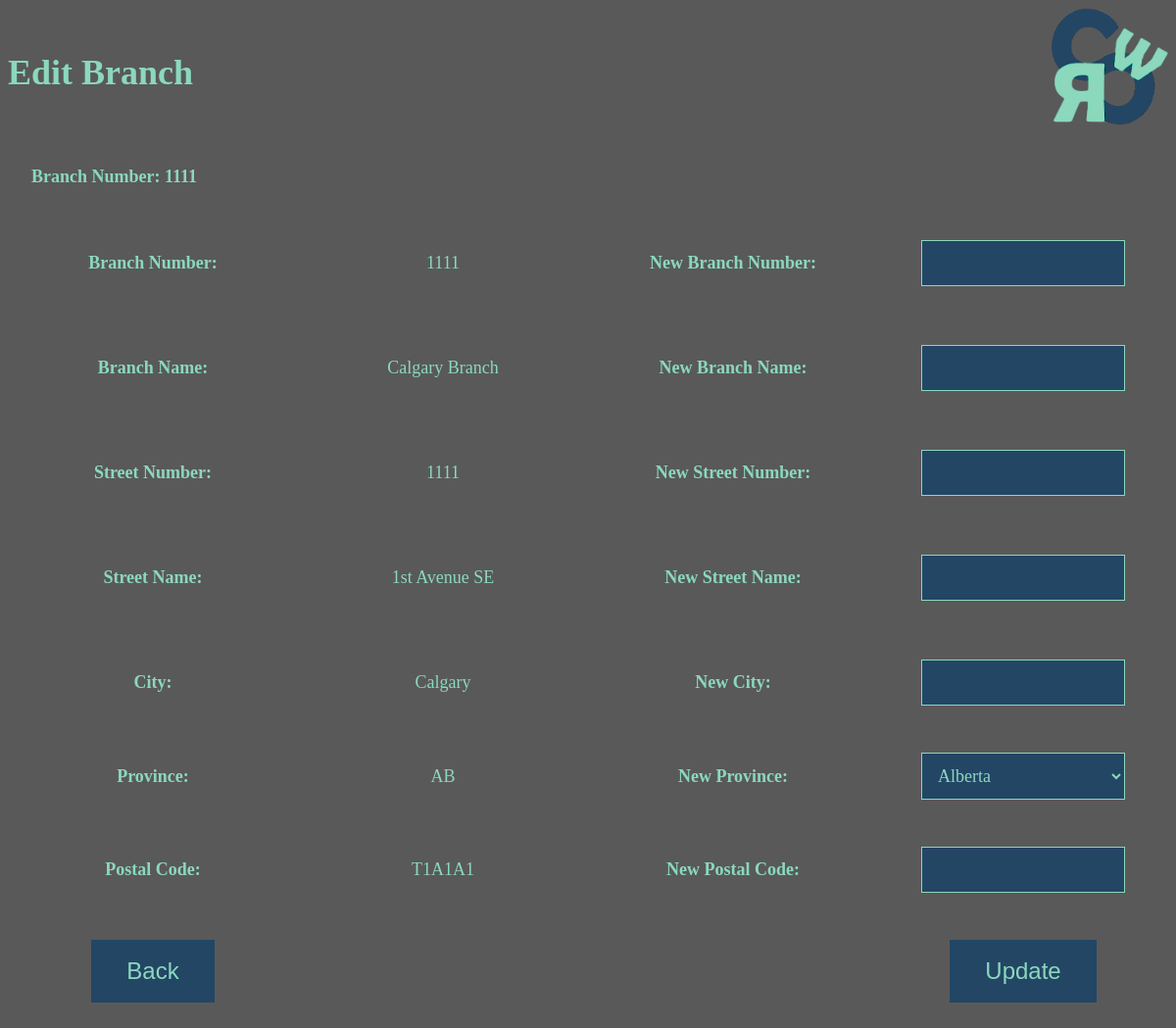
The app's page /cpsc471_project/owner_branch_edit.php (signed in) with its own data.
### tables this page shows
CREATE TABLE `branch` (
  `Branch_no` int(11) NOT NULL,
  `Branch_name` varchar(20) DEFAULT NULL,
  `Street_no` int(11) DEFAULT NULL,
  `Street_name` varchar(25) DEFAULT NULL,
  `City` varchar(25) DEFAULT NULL,
  `Province` char(2) DEFAULT NULL,
  `Postal_code` char(6) DEFAULT NULL
);

### cpsc471_project/owner_branch_edit.php (the view, shortened to what this page needs)
<!DOCTYPE html>
<html>
<head>
</head>
<body>
<div class="header">
<h1 style="font-size:3vw">
Edit Branch
</h1>
    <img src="logo.png" alt="logo" width=2vw height=2vw/>
</div>
<div>
  <table class="edit_table">
    <tr>
        <th>Branch Number: <span>
        <?php
            $con = mysqli_connect("localhost","root","","cwcrs_db");
            $sql = "SELECT * FROM Branch";
            $result = $con->query($sql);
            while($row = $result->fetch_assoc()) {
               if($row["Branch_no"] == $_SESSION["Branch_no"]) {
                    echo $row["Branch_no"];
                }
            }
        ?>
        </span></th>
        <th></th>
        <th></th>
        <th></th>
        </tr>
        </table>
        <table>
    <form action='owner_branch_edit_post.php' method='post'>
        <table>
            <tr>
                <td><b>Branch Number:</b></td>
                <td><?php
            $con = mysqli_connect("localhost","root","","cwcrs_db");
            $sql = "SELECT * FROM Branch";
            $result = $con->query($sql);
            while($row = $result->fetch_assoc()) {
                if($row["Branch_no"] == $_SESSION["Branch_no"]) {
                    echo $row["Branch_no"];
                }
            }
        ?></td>
                <td><b>New Branch Number:</b></td>
                <td><input type = "text" name = "Branch_no" required></td>
            </tr>
            <tr>
                <td><b>Branch Name:</b></td>
                <td><?php
            $con = mysqli_connect("localhost","root","","cwcrs_db");
            $sql = "SELECT * FROM Branch";
            $result = $con->query($sql);
            while($row = $result->fetch_assoc()) {
               if($row["Branch_no"] == $_SESSION["Branch_no"]) {
                    echo $row["Branch_name"];
                }
            }
        ?></td>
                <td><b>New Branch Name:</b></td>
                <td><input type = "text" name = "Branch_name"></td>
            </tr>
            <tr>
                <td><b>Street Number:</b></td>
                <td><?php
            $con = mysqli_connect("localhost","root","","cwcrs_db");
            $sql = "SELECT * FROM Branch";
            $result = $con->query($sql);
            while($row = $result->fetch_assoc()) {
                if($row["Branch_no"] == $_SESSION["Branch_no"]) {
                    echo $row["Street_no"];
                }
            }
        ?></td>
                <td><b>New Street Number:</b></td>
                <td><input type = "text" name = "Street_no" required pattern = "[0-9]+"></td>
            </tr>
            <tr>
                <td><b>Street Name:</b></td>
                <td><?php
            $con = mysqli_connect("localhost","root","","cwcrs_db");
            $sql = "SELECT * FROM Branch";
            $result = $con->query($sql);
            while($row = $result->fetch_assoc()) {
                if($row["Branch_no"] == $_SESSION["Branch_no"]) {
                    echo $row["Street_name"];
                }
            }
        ?></td>
                <td><b>New Street Name:</b></td>
                <td><input type = "text" name = "Street_name" required></td>
            </tr>
            <tr>
                <td><b>City:</b></td>
                <td><?php
            $con = mysqli_connect("localhost","root","","cwcrs_db");
            $sql = "SELECT * FROM Branch";
            $result = $con->query($sql);
            while($row = $result->fetch_assoc()) {
                if($row["Branch_no"] == $_SESSION["Branch_no"]) {
                    echo $row["City"];
                }
            }
        ?></td>
                <td><b>New City:</b></td>
                <td><input type = "text" name = "City" required></td>
            </tr>
            <tr>
                <td><b>Province:</b></td>
                <td><?php
            $con = mysqli_connect("localhost","root","","cwcrs_db");
            $sql = "SELECT * FROM Branch";
            $result = $con->query($sql);
            while($row = $result->fetch_assoc()) {
                if($row["Branch_no"] == $_SESSION["Branch_no"]) {
                    echo $row["Province"];
                }
            }
        ?></td>
                <td><b>New Province:</b></td>
                <td> <select name = "Province" id = "Province" required>
        <option value = "AB" > Alberta </option>
    </select>
</td>
            </tr>
            <tr>
                <td><b>Postal Code:</b></td>
                <td><?php
            $con = mysqli_connect("localhost","root","","cwcrs_db");
            $sql = "SELECT * FROM Branch";
            $result = $con->query($sql);
            while($row = $result->fetch_assoc()) {
                if($row["Branch_no"] == $_SESSION["Branch_no"]) {
                    echo $row["Postal_code"];
                }
            }
        ?></td>
                <td><b>New Postal Code:</b></td>
                <td><input type = "text" name = "Postal_code" required pattern = "/[A-Z][0-9][A-Z]][0-9][A-Z]][0-9]/i"></td>
            </tr>
            <tr>
                <td><button class= "backbutton" text-align=left type="button" onclick="window.location.href='owner_branch_search.php'"> Back</button>
                <td></td>
                <td></td>
                <td><button class= "submitbutton" type="submit" name="submit" value="Submit">Update</button></td>
            </tr>
            </table>
    </form>
    </body>
    </html>

### cpsc471_project/owner_branch_edit.php (style rules this page uses)
body { background-color: rgba(0,0,0,0.6499999761581421); font-family: verdana; color: rgba(139,216,189,1); }
.header { overflow:auto; }
.header img { float: right; width: 10vw; height: 10vw; }
.header h1 { float: left; top: 50%; transform: translateY(50%); }
#Province { width: 80%; background-color: rgba(35,70,101,1); color: rgba(139,216,189,1); font-family: verdana; font-size: 1.5vw; padding: 1vw; border: 1px solid rgba(139,216,189,1); }
input[type=text], input[type=email], input[type=date] { width: 80%; padding: 1vw 4vw; margin: 1vw 0; display: inline-block; border: 1px solid rgba(139,216,189,1); box-sizing: border-box; background-color: rgba(35,70,101,1); color: rgba(139,216,189,1); font-size:1.5vw; }
table { border-collapse: collapse; width: 100%; font-size:1.5vw; }
th { font-size:1.5vw; text-align: left; padding: 2vw; width: 25%; }
td { text-align: center; padding: 1.5vw; width: 25%; }
button { background-color: rgba(35,70,101,1); border: none; color: rgba(139,216,189,1); padding: 1.5vw 3vw; text-align: center; text-decoration: none; display: inline-block; font-size: 2vw; cursor: pointer; }

### records on screen
branch: Branch_no "1111", Branch_name "Calgary Branch", Street_no "1111", Street_name "1st Avenue SE", City "Calgary", Province "AB", Postal_code "T1A1A1"
